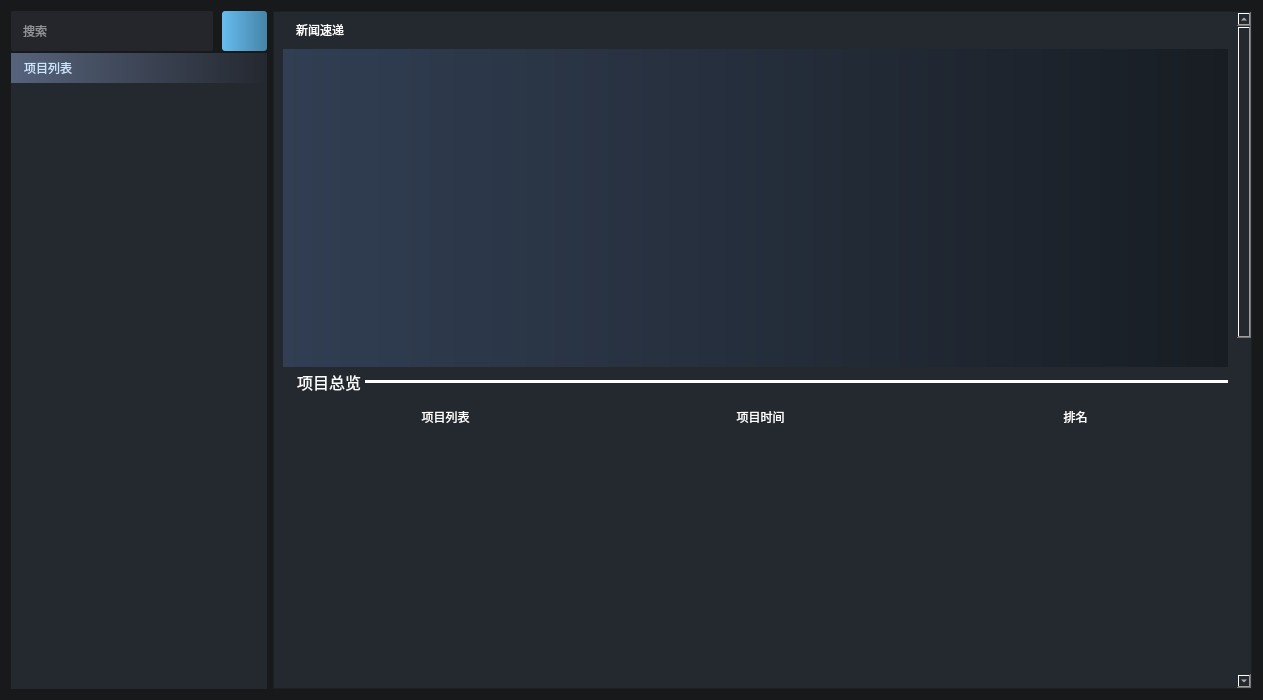
<?xml version="1.0" encoding="UTF-8"?>
<ui version="4.0">
 <class>UserGameWidget</class>
 <widget class="QWidget" name="UserGameWidget">
  <property name="geometry">
   <rect>
    <x>0</x>
    <y>0</y>
    <width>1263</width>
    <height>700</height>
   </rect>
  </property>
  <property name="sizePolicy">
   <sizepolicy hsizetype="MinimumExpanding" vsizetype="MinimumExpanding">
    <horstretch>0</horstretch>
    <verstretch>0</verstretch>
   </sizepolicy>
  </property>
  <property name="minimumSize">
   <size>
    <width>1263</width>
    <height>700</height>
   </size>
  </property>
  <property name="windowTitle">
   <string>Form</string>
  </property>
  <property name="styleSheet">
   <string notr="true">QListWidget{
	border:0px;
}

*{
	color:rgb(255, 255, 255);	
	font: 9pt &quot;Segoe UI&quot;;
	background-color: rgb(36, 40, 47);
}

#UserGameWidget{	
	background-color: rgb(23, 25, 27);
}
#search_edit{
	background-color: rgb(36, 38, 44);
	border: 0px;
	padding-left:10px;
	border-radius:2px;
}</string>
  </property>
  <layout class="QFormLayout" name="formLayout">
   <item row="0" column="0">
    <layout class="QVBoxLayout" name="verticalLayout">
     <property name="spacing">
      <number>2</number>
     </property>
     <item>
      <layout class="QHBoxLayout" name="searchLayout">
       <property name="spacing">
        <number>9</number>
       </property>
       <item>
        <widget class="QLineEdit" name="search_edit">
         <property name="sizePolicy">
          <sizepolicy hsizetype="Expanding" vsizetype="Minimum">
           <horstretch>0</horstretch>
           <verstretch>0</verstretch>
          </sizepolicy>
         </property>
         <property name="minimumSize">
          <size>
           <width>0</width>
           <height>40</height>
          </size>
         </property>
         <property name="styleSheet">
          <string notr="true">#search_edit:pressed{
	border: 2px;
}</string>
         </property>
         <property name="text">
          <string/>
         </property>
         <property name="echoMode">
          <enum>QLineEdit::Normal</enum>
         </property>
         <property name="placeholderText">
          <string>搜索</string>
         </property>
        </widget>
       </item>
       <item>
        <widget class="QToolButton" name="search_btn">
         <property name="sizePolicy">
          <sizepolicy hsizetype="Minimum" vsizetype="Minimum">
           <horstretch>0</horstretch>
           <verstretch>0</verstretch>
          </sizepolicy>
         </property>
         <property name="minimumSize">
          <size>
           <width>45</width>
           <height>0</height>
          </size>
         </property>
         <property name="styleSheet">
          <string notr="true">#search_btn{
	background-color: qlineargradient(spread:pad, x1:0, y1:0, x2:1, y2:0, stop:0 rgb(101, 189, 240), stop:1 rgb(70, 131, 167) );
	border-style:none;
	color: rgb(255, 255, 255);
	border-radius:3px;		
	font: 8pt &quot;微软雅黑&quot;;
}
#search_btn:hover{
	background-color: qlineargradient(spread:pad, x1:0, y1:0, x2:1, y2:0, stop:0  rgb(95, 194, 240), stop:1 rgb(85, 161, 204) );
	border-style:none;
	border-radius:3px;
	font: 8pt &quot;微软雅黑&quot;;
}

#search_btn:pressed{
	
	background-color: qlineargradient(spread:pad, x1:0, y1:0, x2:1, y2:0, stop:0  rgb(101, 189, 240), stop:0.5 rgb(105, 197, 250), stop:1 rgb(87, 163, 207) );
	border-style:none;
	border-radius:3px;	
	font: 8pt &quot;微软雅黑&quot;;
}




</string>
         </property>
         <property name="text">
          <string/>
         </property>
         <property name="icon">
          <iconset resource="../../../pic/pic.qrc">
           <normaloff>:/search.png</normaloff>:/search.png</iconset>
         </property>
         <property name="iconSize">
          <size>
           <width>32</width>
           <height>32</height>
          </size>
         </property>
         <property name="checkable">
          <bool>false</bool>
         </property>
         <property name="checked">
          <bool>false</bool>
         </property>
         <property name="autoRepeat">
          <bool>false</bool>
         </property>
         <property name="autoExclusive">
          <bool>false</bool>
         </property>
         <property name="autoRaise">
          <bool>false</bool>
         </property>
        </widget>
       </item>
      </layout>
     </item>
     <item>
      <layout class="QVBoxLayout" name="usergamelayout">
       <property name="spacing">
        <number>0</number>
       </property>
       <item>
        <widget class="QLabel" name="label_7">
         <property name="sizePolicy">
          <sizepolicy hsizetype="Preferred" vsizetype="Minimum">
           <horstretch>0</horstretch>
           <verstretch>0</verstretch>
          </sizepolicy>
         </property>
         <property name="minimumSize">
          <size>
           <width>0</width>
           <height>30</height>
          </size>
         </property>
         <property name="styleSheet">
          <string notr="true">color: rgb(202, 228, 251);
padding-left:10px;
background-color: qlineargradient(spread:pad, x1:0, y1:0, x2:1, y2:0, stop:0 rgb(86, 99, 124), stop:1 rgb(36, 40, 48));
border: 0px;
margin: 0px;
</string>
         </property>
         <property name="text">
          <string>项目列表</string>
         </property>
         <property name="alignment">
          <set>Qt::AlignLeading|Qt::AlignLeft|Qt::AlignVCenter</set>
         </property>
         <property name="wordWrap">
          <bool>false</bool>
         </property>
        </widget>
       </item>
       <item>
        <widget class="QListWidget" name="gameList">
         <property name="spacing">
          <number>0</number>
         </property>
        </widget>
       </item>
      </layout>
     </item>
    </layout>
   </item>
   <item row="0" column="1">
    <widget class="QScrollArea" name="scrollArea">
     <property name="sizePolicy">
      <sizepolicy hsizetype="MinimumExpanding" vsizetype="MinimumExpanding">
       <horstretch>0</horstretch>
       <verstretch>0</verstretch>
      </sizepolicy>
     </property>
     <property name="minimumSize">
      <size>
       <width>910</width>
       <height>630</height>
      </size>
     </property>
     <property name="styleSheet">
      <string notr="true">QScrollArea#scrollArea{
	border: 0px;	
	font: 16pt &quot;微软雅黑&quot;;
}
QScrollArea QScrollBar:vertical
{	width:10px;
 	background:transparent;
	margin:0px,0px,0px,0px;
    padding-top:0px;
	padding-bottom:0px;
	border-radius:4px;
}

QScrollArea QScrollBar::handle:vertical
{
	background:rgb(118, 119, 121);
    border-radius:4px;
}
 
QScrollArea QScrollBar::handle:vertical:hover
{
	background:rgb(161, 163, 165);
    border-radius:4px;
}


QScrollArea QScrollBar::add-page:vertical,QScrollBar::sub-page:vertical
{
    background:transparent;
	border-radius:4px;
}/*设置滑块滑动后一端槽的背景透明*/

QScrollArea QScrollBar::add-line:vertical,QScrollBar::sub-line:vertical
{
      height:0px;
	width:0px;
};/*去掉上下箭头*/
</string>
     </property>
     <property name="verticalScrollBarPolicy">
      <enum>Qt::ScrollBarAlwaysOn</enum>
     </property>
     <property name="horizontalScrollBarPolicy">
      <enum>Qt::ScrollBarAsNeeded</enum>
     </property>
     <property name="widgetResizable">
      <bool>true</bool>
     </property>
     <widget class="QWidget" name="scrollAreaWidgetContents">
      <property name="geometry">
       <rect>
        <x>0</x>
        <y>-694</y>
        <width>958</width>
        <height>1400</height>
       </rect>
      </property>
      <property name="sizePolicy">
       <sizepolicy hsizetype="MinimumExpanding" vsizetype="MinimumExpanding">
        <horstretch>0</horstretch>
        <verstretch>0</verstretch>
       </sizepolicy>
      </property>
      <property name="minimumSize">
       <size>
        <width>910</width>
        <height>1400</height>
       </size>
      </property>
      <property name="styleSheet">
       <string notr="true">*{
	padding-left:10px;
	font: 75 12pt &quot;微软雅黑&quot;;
	background-color: rgb(36, 40, 47);
	border: 0px;
}

#gameupdate,#gameplay{
	background-color: qlineargradient(spread:pad, x1:0, y1:0, x2:1, y2:0, stop:0 rgb(33, 36, 43), stop:1 rgb(36, 40, 47));
}</string>
      </property>
      <layout class="QVBoxLayout" name="verticalLayout_2">
       <property name="spacing">
        <number>0</number>
       </property>
       <item>
        <layout class="QVBoxLayout" name="verticalLayout_3">
         <property name="spacing">
          <number>10</number>
         </property>
         <item>
          <widget class="QLabel" name="label_8">
           <property name="text">
            <string>新闻速递</string>
           </property>
          </widget>
         </item>
         <item>
          <widget class="QListWidget" name="gamedynamic">
           <property name="styleSheet">
            <string notr="true">background-color: qlineargradient(spread:pad, x1:0, y1:0, x2:1, y2:0, stop:0 rgb(49, 62, 83), stop:1 rgb(24, 29, 35));</string>
           </property>
           <property name="flow">
            <enum>QListView::LeftToRight</enum>
           </property>
           <property name="isWrapping" stdset="0">
            <bool>false</bool>
           </property>
           <property name="viewMode">
            <enum>QListView::IconMode</enum>
           </property>
          </widget>
         </item>
        </layout>
       </item>
       <item>
        <layout class="QVBoxLayout" name="gameoverviewLayout">
         <property name="spacing">
          <number>0</number>
         </property>
         <item>
          <layout class="QHBoxLayout" name="horizontalLayout_4">
           <item>
            <widget class="QLabel" name="label">
             <property name="sizePolicy">
              <sizepolicy hsizetype="Fixed" vsizetype="Preferred">
               <horstretch>0</horstretch>
               <verstretch>0</verstretch>
              </sizepolicy>
             </property>
             <property name="minimumSize">
              <size>
               <width>0</width>
               <height>30</height>
              </size>
             </property>
             <property name="font">
              <font>
               <family>微软雅黑</family>
               <pointsize>12</pointsize>
               <weight>9</weight>
               <italic>false</italic>
               <bold>false</bold>
              </font>
             </property>
             <property name="text">
              <string>项目总览</string>
             </property>
             <property name="alignment">
              <set>Qt::AlignLeading|Qt::AlignLeft|Qt::AlignVCenter</set>
             </property>
            </widget>
           </item>
           <item>
            <widget class="Line" name="line">
             <property name="styleSheet">
              <string notr="true">background-color: rgb(255, 255, 255);</string>
             </property>
             <property name="frameShadow">
              <enum>QFrame::Sunken</enum>
             </property>
             <property name="orientation">
              <enum>Qt::Horizontal</enum>
             </property>
            </widget>
           </item>
          </layout>
         </item>
         <item>
          <layout class="QHBoxLayout" name="horizontalLayout">
           <item>
            <widget class="QLabel" name="label_3">
             <property name="minimumSize">
              <size>
               <width>0</width>
               <height>40</height>
              </size>
             </property>
             <property name="text">
              <string>项目列表</string>
             </property>
             <property name="alignment">
              <set>Qt::AlignCenter</set>
             </property>
            </widget>
           </item>
           <item>
            <widget class="QLabel" name="label_4">
             <property name="minimumSize">
              <size>
               <width>0</width>
               <height>30</height>
              </size>
             </property>
             <property name="text">
              <string>项目时间</string>
             </property>
             <property name="alignment">
              <set>Qt::AlignCenter</set>
             </property>
            </widget>
           </item>
           <item>
            <widget class="QLabel" name="label_2">
             <property name="minimumSize">
              <size>
               <width>0</width>
               <height>30</height>
              </size>
             </property>
             <property name="text">
              <string>排名</string>
             </property>
             <property name="alignment">
              <set>Qt::AlignCenter</set>
             </property>
            </widget>
           </item>
          </layout>
         </item>
         <item>
          <widget class="QListWidget" name="gameoverview"/>
         </item>
        </layout>
       </item>
       <item>
        <layout class="QVBoxLayout" name="gameplayLayout">
         <property name="spacing">
          <number>0</number>
         </property>
         <item>
          <layout class="QHBoxLayout" name="horizontalLayout_5">
           <property name="spacing">
            <number>0</number>
           </property>
           <item>
            <widget class="QLabel" name="label_5">
             <property name="sizePolicy">
              <sizepolicy hsizetype="Fixed" vsizetype="Preferred">
               <horstretch>0</horstretch>
               <verstretch>0</verstretch>
              </sizepolicy>
             </property>
             <property name="minimumSize">
              <size>
               <width>20</width>
               <height>30</height>
              </size>
             </property>
             <property name="styleSheet">
              <string notr="true">background-color: qlineargradient(spread:pad, x1:0, y1:0, x2:1, y2:0, stop:0 rgb(33, 36, 43), stop:1 rgb(36, 40, 47));</string>
             </property>
             <property name="text">
              <string>正在玩的项目列表</string>
             </property>
             <property name="alignment">
              <set>Qt::AlignLeading|Qt::AlignLeft|Qt::AlignVCenter</set>
             </property>
            </widget>
           </item>
           <item>
            <widget class="Line" name="line_2">
             <property name="styleSheet">
              <string notr="true">background-color: rgb(255, 255, 255);</string>
             </property>
             <property name="orientation">
              <enum>Qt::Horizontal</enum>
             </property>
            </widget>
           </item>
          </layout>
         </item>
         <item>
          <widget class="QListWidget" name="gameplay">
           <property name="flow">
            <enum>QListView::LeftToRight</enum>
           </property>
          </widget>
         </item>
        </layout>
       </item>
       <item>
        <layout class="QVBoxLayout" name="gameupdateLayout_2">
         <property name="spacing">
          <number>0</number>
         </property>
         <item>
          <layout class="QHBoxLayout" name="horizontalLayout_7">
           <item>
            <widget class="QLabel" name="label_6">
             <property name="sizePolicy">
              <sizepolicy hsizetype="Fixed" vsizetype="Preferred">
               <horstretch>0</horstretch>
               <verstretch>0</verstretch>
              </sizepolicy>
             </property>
             <property name="minimumSize">
              <size>
               <width>0</width>
               <height>30</height>
              </size>
             </property>
             <property name="styleSheet">
              <string notr="true">background-color: qlineargradient(spread:pad, x1:0, y1:0, x2:1, y2:0, stop:0 rgb(33, 36, 43), stop:1 rgb(36, 40, 47));</string>
             </property>
             <property name="text">
              <string>需要更新的项目列表</string>
             </property>
             <property name="alignment">
              <set>Qt::AlignLeading|Qt::AlignLeft|Qt::AlignVCenter</set>
             </property>
            </widget>
           </item>
           <item>
            <widget class="Line" name="line_4">
             <property name="styleSheet">
              <string notr="true">background-color: rgb(255, 255, 255);</string>
             </property>
             <property name="orientation">
              <enum>Qt::Horizontal</enum>
             </property>
            </widget>
           </item>
          </layout>
         </item>
         <item>
          <widget class="QListWidget" name="gameupdate">
           <property name="flow">
            <enum>QListView::LeftToRight</enum>
           </property>
           <property name="spacing">
            <number>0</number>
           </property>
           <property name="viewMode">
            <enum>QListView::ListMode</enum>
           </property>
          </widget>
         </item>
        </layout>
       </item>
      </layout>
     </widget>
    </widget>
   </item>
  </layout>
 </widget>
 <resources>
  <include location="../../../pic/pic.qrc"/>
 </resources>
 <connections/>
</ui>
